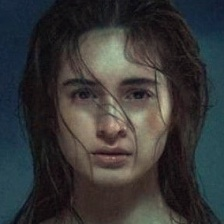
#> input picture dataset/autumn/autumn_Coleen_Garcia_009.jpg, 224 x 224 px; its folder holds 4 pictures in this run
$ jupyter execute --allow-errors eda.ipynb
#> lines starting #> are read from the running program, lines starting #| are printed output that depends on the picture
# ToneFit ML — Exploratory Data Analysis (Step 3)

This notebook explores the dataset before training any models.

**What we explore:**
1. Class distribution (how many images per season?)
2. Sample face images per season (visual check)
3. Feature distributions — boxplots of L*, a*, b* per season
4. Correlation heatmap of all features
5. PCA visualization — can we separate seasons in 2D?

**Run `preprocess.py` first** — this notebook reads `features.csv`.

[cell 1]
# Install dependencies if running on Google Colab
# Uncomment the line below if needed:
# !pip install pandas numpy matplotlib seaborn scikit-learn opencv-python

[cell 2]
import os
import numpy as np
import pandas as pd
import matplotlib.pyplot as plt
import matplotlib.patches as mpatches
import seaborn as sns
import cv2
from sklearn.decomposition import PCA
from sklearn.preprocessing import MinMaxScaler

# ── Config ────────────────────────────────────────────────────────────────────
FEATURES_CSV = "features.csv"
TRAIN_DIR    = "RGB-M/train"   # READ ONLY — sub-type folders exist under each season
SEASONS      = ["autumn", "spring", "summer", "winter"]  # alphabetical — matches ImageFolder
FEATURE_COLS = ["L_mean", "a_mean", "b_mean", "L_std", "a_std", "b_std",
                "ITA", "H_mean", "S_mean", "V_mean"]

# Season colors for plots — alphabetical order matches SEASONS list
SEASON_COLORS = {
    "autumn": "#A0522D",   # rust brown
    "spring": "#F4A261",   # warm peach
    "summer": "#90B4CE",   # dusty blue
    "winter": "#5B5EA6",   # deep violet
}

print("Libraries loaded.")

#> (a cell that did not finish here is left out)

#> (a cell that did not finish here is left out)

## 1. Class Distribution
How many face images do we have per season?

#> (a cell that did not finish here is left out)

## 2. Sample Face Images per Season
A visual check — do the crops look correct?

[cell 6]
SAMPLES_PER_SEASON = 5   # how many sample images to show per season

fig, axes = plt.subplots(
    nrows=len(SEASONS),
    ncols=SAMPLES_PER_SEASON,
    figsize=(SAMPLES_PER_SEASON * 2.2, len(SEASONS) * 2.5)
)

valid_ext = (".jpg", ".jpeg", ".png", ".webp", ".bmp")

for row_idx, season in enumerate(SEASONS):
    season_dir = os.path.join(TRAIN_DIR, season)

    # Collect images recursively through all sub-type subfolders
    # (deep, soft, warm, bright, light, cool, etc.)
    files = []
    if os.path.isdir(season_dir):
        for root_dir, _, filenames in os.walk(season_dir):
            for fname in sorted(filenames):
                if fname.lower().endswith(valid_ext):
                    files.append(os.path.join(root_dir, fname))

    for col_idx in range(SAMPLES_PER_SEASON):
        ax = axes[row_idx][col_idx]
        ax.axis("off")

        if col_idx < len(files):
            img_bgr = cv2.imread(files[col_idx])
#> img_bgr is the input picture: shape (224, 224, 3); mean B, G, R 54.9, 55, 54.9
            if img_bgr is not None:
                img_rgb = cv2.cvtColor(img_bgr, cv2.COLOR_BGR2RGB)
                ax.imshow(img_rgb)
                ax.set_title(os.path.basename(files[col_idx])[:20], fontsize=6, color="gray")

        # Season label on the leftmost column
        if col_idx == 0:
            ax.set_ylabel(
                season.capitalize(),
                fontsize=13,
                fontweight="bold",
                color=SEASON_COLORS[season],
                rotation=90,
                labelpad=10,
            )
            ax.yaxis.set_label_coords(-0.15, 0.5)

fig.suptitle("Sample Face Crops per Season", fontsize=15, fontweight="bold", y=1.01)
plt.tight_layout()
os.makedirs("results", exist_ok=True)
plt.savefig("results/sample_images.png", dpi=150, bbox_inches="tight")
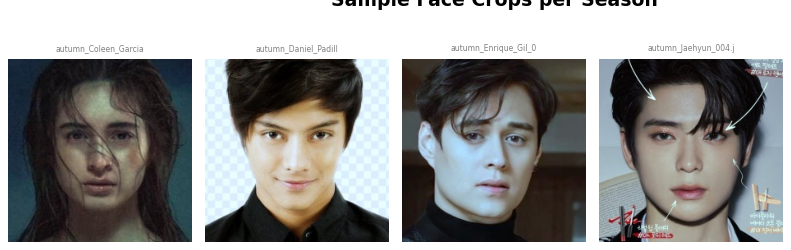
#> figure drawn by matplotlib, 4 panels
plt.show()
print("Saved: results/sample_images.png")
